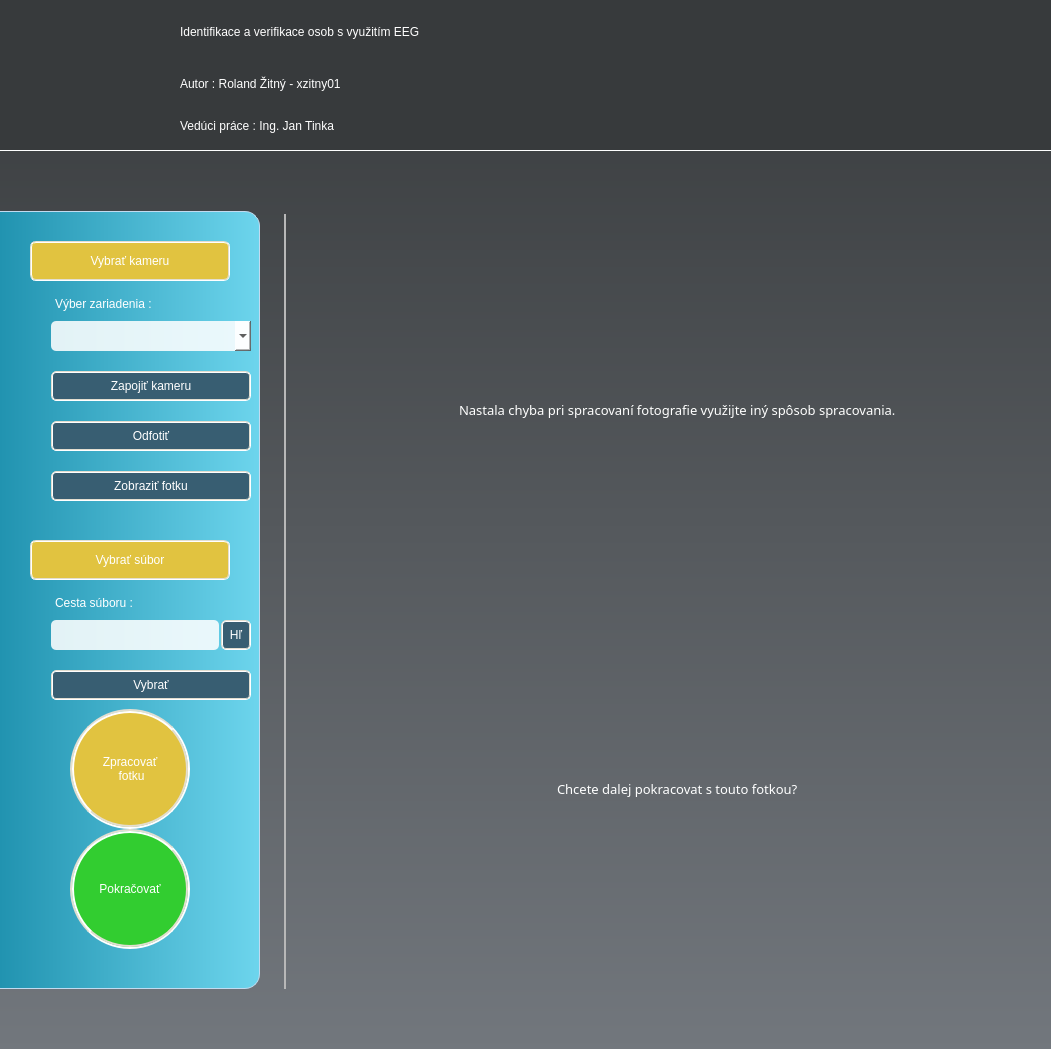
<?xml version="1.0" encoding="UTF-8"?>
<ui version="4.0">
 <class>MainWindow</class>
 <widget class="QMainWindow" name="MainWindow">
  <property name="geometry">
   <rect>
    <x>0</x>
    <y>0</y>
    <width>1051</width>
    <height>933</height>
   </rect>
  </property>
  <property name="windowTitle">
   <string>NAS</string>
  </property>
  <property name="windowIcon">
   <iconset>
    <normaloff>../../resources/icons/AppIcon.jpeg</normaloff>../../resources/icons/AppIcon.jpeg</iconset>
  </property>
  <property name="styleSheet">
   <string notr="true">background-color: rgb(240, 238, 226);
</string>
  </property>
  <widget class="QWidget" name="centralwidget">
   <property name="styleSheet">
    <string notr="true">background-color: qlineargradient(spread:pad, x1:0 y1:0, x2:0 y2:1, stop:0 #373a3c, stop:1 #72777d);</string>
   </property>
   <layout class="QVBoxLayout" name="verticalLayout">
    <property name="spacing">
     <number>0</number>
    </property>
    <property name="leftMargin">
     <number>0</number>
    </property>
    <property name="topMargin">
     <number>0</number>
    </property>
    <property name="rightMargin">
     <number>0</number>
    </property>
    <property name="bottomMargin">
     <number>0</number>
    </property>
    <item>
     <widget class="QWidget" name="Header" native="true">
      <property name="minimumSize">
       <size>
        <width>0</width>
        <height>151</height>
       </size>
      </property>
      <property name="maximumSize">
       <size>
        <width>16777215</width>
        <height>151</height>
       </size>
      </property>
      <property name="styleSheet">
       <string notr="true">background-color: #373a3c;
border-bottom: 1px solid white;</string>
      </property>
      <layout class="QHBoxLayout" name="horizontalLayout_5">
       <property name="spacing">
        <number>30</number>
       </property>
       <property name="leftMargin">
        <number>0</number>
       </property>
       <property name="topMargin">
        <number>0</number>
       </property>
       <property name="rightMargin">
        <number>0</number>
       </property>
       <property name="bottomMargin">
        <number>0</number>
       </property>
       <item>
        <widget class="QLabel" name="FitLogo">
         <property name="minimumSize">
          <size>
           <width>150</width>
           <height>150</height>
          </size>
         </property>
         <property name="maximumSize">
          <size>
           <width>150</width>
           <height>150</height>
          </size>
         </property>
         <property name="styleSheet">
          <string notr="true">border-bottom: none;</string>
         </property>
         <property name="text">
          <string/>
         </property>
         <property name="pixmap">
          <pixmap>../../resources/icons/FitIcon.png</pixmap>
         </property>
         <property name="scaledContents">
          <bool>true</bool>
         </property>
        </widget>
       </item>
       <item>
        <layout class="QVBoxLayout" name="verticalLayout_2">
         <property name="spacing">
          <number>0</number>
         </property>
         <item>
          <widget class="QLabel" name="label_5">
           <property name="minimumSize">
            <size>
             <width>0</width>
             <height>60</height>
            </size>
           </property>
           <property name="maximumSize">
            <size>
             <width>16777215</width>
             <height>60</height>
            </size>
           </property>
           <property name="styleSheet">
            <string notr="true">color: rgb(255, 255, 255);
font: 63 26pt &quot;Yu Gothic UI Semibold&quot;;
border-bottom: none;</string>
           </property>
           <property name="text">
            <string>Identifikace a verifikace osob s využitím EEG</string>
           </property>
          </widget>
         </item>
         <item>
          <widget class="QLabel" name="label_6">
           <property name="minimumSize">
            <size>
             <width>0</width>
             <height>0</height>
            </size>
           </property>
           <property name="maximumSize">
            <size>
             <width>16777215</width>
             <height>40</height>
            </size>
           </property>
           <property name="styleSheet">
            <string notr="true">font: 63 12pt &quot;Yu Gothic UI Semibold&quot;;
color: rgb(255, 255, 255);
border-bottom: none;</string>
           </property>
           <property name="text">
            <string>Autor : Roland Žitný - xzitny01</string>
           </property>
          </widget>
         </item>
         <item>
          <widget class="QLabel" name="label_7">
           <property name="minimumSize">
            <size>
             <width>0</width>
             <height>0</height>
            </size>
           </property>
           <property name="maximumSize">
            <size>
             <width>16777215</width>
             <height>40</height>
            </size>
           </property>
           <property name="styleSheet">
            <string notr="true">font: 63 12pt &quot;Yu Gothic UI Semibold&quot;;
color: rgb(255, 255, 255);
border-bottom: none;</string>
           </property>
           <property name="text">
            <string>Vedúci práce : Ing. Jan Tinka</string>
           </property>
          </widget>
         </item>
        </layout>
       </item>
      </layout>
     </widget>
    </item>
    <item>
     <layout class="QHBoxLayout" name="MainFunctionLayout">
      <property name="spacing">
       <number>5</number>
      </property>
      <property name="leftMargin">
       <number>0</number>
      </property>
      <property name="topMargin">
       <number>60</number>
      </property>
      <property name="rightMargin">
       <number>5</number>
      </property>
      <property name="bottomMargin">
       <number>60</number>
      </property>
      <item>
       <widget class="QWidget" name="Menu" native="true">
        <property name="minimumSize">
         <size>
          <width>260</width>
          <height>0</height>
         </size>
        </property>
        <property name="maximumSize">
         <size>
          <width>250</width>
          <height>16777215</height>
         </size>
        </property>
        <property name="styleSheet">
         <string notr="true">QWidget{
border: 1px solid #C1DBF0;
border-left: none;
border-top-right-radius: 15px;
border-bottom-right-radius: 15px;
background-color: qlineargradient(spread:pad, x1:0, y1:0, x2:1, y2:0, stop:0 rgb(33, 147, 176), stop:1 rgb(109, 213, 237));
}

QWidget::hover{
border: 5px groove #EFF0F1;
border-left: none;
}</string>
        </property>
        <layout class="QVBoxLayout" name="verticalLayout_3">
         <property name="spacing">
          <number>0</number>
         </property>
         <property name="sizeConstraint">
          <enum>QLayout::SetDefaultConstraint</enum>
         </property>
         <property name="topMargin">
          <number>0</number>
         </property>
         <property name="bottomMargin">
          <number>0</number>
         </property>
         <item>
          <spacer name="verticalSpacer_2">
           <property name="orientation">
            <enum>Qt::Vertical</enum>
           </property>
           <property name="sizeType">
            <enum>QSizePolicy::Fixed</enum>
           </property>
           <property name="sizeHint" stdset="0">
            <size>
             <width>20</width>
             <height>30</height>
            </size>
           </property>
          </spacer>
         </item>
         <item alignment="Qt::AlignHCenter">
          <widget class="QPushButton" name="CameraMenuBtn">
           <property name="minimumSize">
            <size>
             <width>200</width>
             <height>40</height>
            </size>
           </property>
           <property name="maximumSize">
            <size>
             <width>200</width>
             <height>40</height>
            </size>
           </property>
           <property name="styleSheet">
            <string notr="true">QPushButton{
background-color: #E1C340;
border-radius: 6px;
border-width: 2px;
border-style: groove;
border-color: #E2DED0;
font: 63 10pt &quot;Bahnschrift SemiBold&quot;;
color: white;
}

QPushButton::hover
{
background-color: #e8ce5f;
border-color: #adaa9e;
}

QPushButton::pressed {
border-width: 3px;
background-color: #e8ce5f;
border-color: #adaa9e;
}</string>
           </property>
           <property name="text">
            <string>Vybrať kameru</string>
           </property>
          </widget>
         </item>
         <item>
          <spacer name="verticalSpacer_3">
           <property name="orientation">
            <enum>Qt::Vertical</enum>
           </property>
           <property name="sizeType">
            <enum>QSizePolicy::Fixed</enum>
           </property>
           <property name="sizeHint" stdset="0">
            <size>
             <width>20</width>
             <height>10</height>
            </size>
           </property>
          </spacer>
         </item>
         <item alignment="Qt::AlignRight">
          <widget class="QWidget" name="CameraMenuWidget" native="true">
           <property name="autoFillBackground">
            <bool>false</bool>
           </property>
           <property name="styleSheet">
            <string notr="true">background-color: rgba(255, 255, 255, 0);
border: none;

</string>
           </property>
           <layout class="QVBoxLayout" name="CameraMenu">
            <property name="spacing">
             <number>0</number>
            </property>
            <property name="topMargin">
             <number>0</number>
            </property>
            <property name="rightMargin">
             <number>0</number>
            </property>
            <item alignment="Qt::AlignRight">
             <widget class="QLabel" name="CamTypesLabel">
              <property name="minimumSize">
               <size>
                <width>200</width>
                <height>25</height>
               </size>
              </property>
              <property name="maximumSize">
               <size>
                <width>200</width>
                <height>25</height>
               </size>
              </property>
              <property name="styleSheet">
               <string notr="true">color: white;
font: 63 9pt &quot;Bahnschrift SemiBold&quot;;
margin-left: 1px;</string>
              </property>
              <property name="text">
               <string>Výber zariadenia :</string>
              </property>
             </widget>
            </item>
            <item>
             <spacer name="verticalSpacer_6">
              <property name="orientation">
               <enum>Qt::Vertical</enum>
              </property>
              <property name="sizeType">
               <enum>QSizePolicy::Fixed</enum>
              </property>
              <property name="sizeHint" stdset="0">
               <size>
                <width>20</width>
                <height>5</height>
               </size>
              </property>
             </spacer>
            </item>
            <item alignment="Qt::AlignRight">
             <widget class="QComboBox" name="CamTypesBox">
              <property name="minimumSize">
               <size>
                <width>200</width>
                <height>30</height>
               </size>
              </property>
              <property name="maximumSize">
               <size>
                <width>200</width>
                <height>30</height>
               </size>
              </property>
              <property name="styleSheet">
               <string notr="true">background-color: rgba(255, 255, 255, 220);
border-color: black;
border-radius: 5px;
border-width: 3px;
border: none;</string>
              </property>
             </widget>
            </item>
            <item>
             <spacer name="verticalSpacer_7">
              <property name="orientation">
               <enum>Qt::Vertical</enum>
              </property>
              <property name="sizeType">
               <enum>QSizePolicy::Fixed</enum>
              </property>
              <property name="sizeHint" stdset="0">
               <size>
                <width>20</width>
                <height>20</height>
               </size>
              </property>
             </spacer>
            </item>
            <item alignment="Qt::AlignRight">
             <widget class="QPushButton" name="CamConnectBtn">
              <property name="minimumSize">
               <size>
                <width>200</width>
                <height>30</height>
               </size>
              </property>
              <property name="maximumSize">
               <size>
                <width>200</width>
                <height>30</height>
               </size>
              </property>
              <property name="styleSheet">
               <string notr="true">QPushButton{
background-color: #385E72;
border-radius: 5px;
border-width: 2px;
border-style: groove;
border-color: #E2DED0;
font: 63 9pt &quot;Bahnschrift SemiBold&quot;;
color: white;
}

QPushButton::hover
{
background-color: #4f798f;
border-color: #adaa9e;
}

QPushButton::pressed {
border-width: 3px;
background-color: #4f798f;
border-color: #adaa9e;
}</string>
              </property>
              <property name="text">
               <string>Zapojiť kameru</string>
              </property>
             </widget>
            </item>
            <item>
             <spacer name="verticalSpacer_12">
              <property name="orientation">
               <enum>Qt::Vertical</enum>
              </property>
              <property name="sizeType">
               <enum>QSizePolicy::Fixed</enum>
              </property>
              <property name="sizeHint" stdset="0">
               <size>
                <width>20</width>
                <height>20</height>
               </size>
              </property>
             </spacer>
            </item>
            <item alignment="Qt::AlignRight">
             <widget class="QPushButton" name="TakePhotoBtn">
              <property name="minimumSize">
               <size>
                <width>200</width>
                <height>30</height>
               </size>
              </property>
              <property name="maximumSize">
               <size>
                <width>200</width>
                <height>30</height>
               </size>
              </property>
              <property name="styleSheet">
               <string notr="true">QPushButton{
background-color: #385E72;
border-radius: 5px;
border-width: 2px;
border-style: groove;
border-color: #E2DED0;
font: 63 9pt &quot;Bahnschrift SemiBold&quot;;
color: white;
}

QPushButton::hover
{
background-color: #4f798f;
border-color: #adaa9e;
}

QPushButton::pressed {
border-width: 3px;
background-color: #4f798f;
border-color: #adaa9e;
}</string>
              </property>
              <property name="text">
               <string>Odfotiť</string>
              </property>
             </widget>
            </item>
            <item>
             <spacer name="verticalSpacer_13">
              <property name="orientation">
               <enum>Qt::Vertical</enum>
              </property>
              <property name="sizeType">
               <enum>QSizePolicy::Fixed</enum>
              </property>
              <property name="sizeHint" stdset="0">
               <size>
                <width>20</width>
                <height>20</height>
               </size>
              </property>
             </spacer>
            </item>
            <item alignment="Qt::AlignRight">
             <widget class="QPushButton" name="ShowPhotoBtn">
              <property name="minimumSize">
               <size>
                <width>200</width>
                <height>30</height>
               </size>
              </property>
              <property name="maximumSize">
               <size>
                <width>200</width>
                <height>30</height>
               </size>
              </property>
              <property name="styleSheet">
               <string notr="true">QPushButton{
background-color: #385E72;
border-radius: 5px;
border-width: 2px;
border-style: groove;
border-color: #E2DED0;
font: 63 9pt &quot;Bahnschrift SemiBold&quot;;
color: white;
}

QPushButton::hover
{
background-color: #4f798f;
border-color: #adaa9e;
}

QPushButton::pressed {
border-width: 3px;
background-color: #4f798f;
border-color: #adaa9e;
}</string>
              </property>
              <property name="text">
               <string>Zobraziť fotku</string>
              </property>
             </widget>
            </item>
           </layout>
          </widget>
         </item>
         <item>
          <spacer name="CamFileSpacer">
           <property name="orientation">
            <enum>Qt::Vertical</enum>
           </property>
           <property name="sizeType">
            <enum>QSizePolicy::Fixed</enum>
           </property>
           <property name="sizeHint" stdset="0">
            <size>
             <width>20</width>
             <height>30</height>
            </size>
           </property>
          </spacer>
         </item>
         <item alignment="Qt::AlignHCenter">
          <widget class="QPushButton" name="FileBtn">
           <property name="minimumSize">
            <size>
             <width>200</width>
             <height>40</height>
            </size>
           </property>
           <property name="maximumSize">
            <size>
             <width>200</width>
             <height>40</height>
            </size>
           </property>
           <property name="styleSheet">
            <string notr="true">QPushButton{
background-color: #E1C340;
border-radius: 6px;
border-width: 2px;
border-style: groove;
border-color: #E2DED0;
font: 63 10pt &quot;Bahnschrift SemiBold&quot;;
color: white;
}

QPushButton::hover
{
background-color: #e8ce5f;
border-color: #adaa9e;
}

QPushButton::pressed {
border-width: 3px;
background-color: #e8ce5f;
border-color: #adaa9e;
}</string>
           </property>
           <property name="text">
            <string>Vybrať súbor</string>
           </property>
          </widget>
         </item>
         <item>
          <spacer name="verticalSpacer_8">
           <property name="orientation">
            <enum>Qt::Vertical</enum>
           </property>
           <property name="sizeType">
            <enum>QSizePolicy::Fixed</enum>
           </property>
           <property name="sizeHint" stdset="0">
            <size>
             <width>20</width>
             <height>10</height>
            </size>
           </property>
          </spacer>
         </item>
         <item>
          <widget class="QWidget" name="FileMenuWidget" native="true">
           <property name="styleSheet">
            <string notr="true">background-color: rgba(255, 255, 255, 0);
border: none;
</string>
           </property>
           <layout class="QVBoxLayout" name="FileMenu">
            <property name="spacing">
             <number>0</number>
            </property>
            <property name="topMargin">
             <number>0</number>
            </property>
            <property name="rightMargin">
             <number>0</number>
            </property>
            <item alignment="Qt::AlignRight">
             <widget class="QLabel" name="label">
              <property name="minimumSize">
               <size>
                <width>200</width>
                <height>25</height>
               </size>
              </property>
              <property name="maximumSize">
               <size>
                <width>200</width>
                <height>25</height>
               </size>
              </property>
              <property name="styleSheet">
               <string notr="true">color: white;
font: 63 9pt &quot;Bahnschrift SemiBold&quot;;
margin-left: 1px;</string>
              </property>
              <property name="text">
               <string>Cesta súboru :</string>
              </property>
             </widget>
            </item>
            <item>
             <spacer name="verticalSpacer_9">
              <property name="orientation">
               <enum>Qt::Vertical</enum>
              </property>
              <property name="sizeType">
               <enum>QSizePolicy::Fixed</enum>
              </property>
              <property name="sizeHint" stdset="0">
               <size>
                <width>20</width>
                <height>5</height>
               </size>
              </property>
             </spacer>
            </item>
            <item alignment="Qt::AlignRight">
             <widget class="QWidget" name="FileFindMenu" native="true">
              <layout class="QHBoxLayout" name="FileSearch">
               <property name="spacing">
                <number>2</number>
               </property>
               <property name="leftMargin">
                <number>0</number>
               </property>
               <property name="topMargin">
                <number>0</number>
               </property>
               <property name="rightMargin">
                <number>0</number>
               </property>
               <property name="bottomMargin">
                <number>0</number>
               </property>
               <item alignment="Qt::AlignRight">
                <widget class="QLineEdit" name="FileLineEdit">
                 <property name="minimumSize">
                  <size>
                   <width>168</width>
                   <height>30</height>
                  </size>
                 </property>
                 <property name="maximumSize">
                  <size>
                   <width>168</width>
                   <height>30</height>
                  </size>
                 </property>
                 <property name="styleSheet">
                  <string notr="true">background-color: rgba(255, 255, 255, 220);
border-color: black;
border-radius: 5px;
border-width: 3px;</string>
                 </property>
                </widget>
               </item>
               <item alignment="Qt::AlignRight">
                <widget class="QPushButton" name="FileFindBtn">
                 <property name="minimumSize">
                  <size>
                   <width>30</width>
                   <height>30</height>
                  </size>
                 </property>
                 <property name="maximumSize">
                  <size>
                   <width>30</width>
                   <height>30</height>
                  </size>
                 </property>
                 <property name="styleSheet">
                  <string notr="true">QPushButton{
background-color: #385E72;
border-radius: 5px;
border-width: 2px;
border-style: groove;
border-color: #E2DED0;
font: 63 9pt &quot;Bahnschrift SemiBold&quot;;
color: white;
}

QPushButton::hover
{
background-color: #4f798f;
border-color: #adaa9e;
}

QPushButton::pressed {
border-width: 3px;
background-color: #4f798f;
border-color: #adaa9e;
}</string>
                 </property>
                 <property name="text">
                  <string>Hľ</string>
                 </property>
                </widget>
               </item>
              </layout>
             </widget>
            </item>
            <item>
             <spacer name="verticalSpacer_10">
              <property name="orientation">
               <enum>Qt::Vertical</enum>
              </property>
              <property name="sizeType">
               <enum>QSizePolicy::Fixed</enum>
              </property>
              <property name="sizeHint" stdset="0">
               <size>
                <width>20</width>
                <height>20</height>
               </size>
              </property>
             </spacer>
            </item>
            <item alignment="Qt::AlignRight">
             <widget class="QPushButton" name="ChooseFileBtn">
              <property name="minimumSize">
               <size>
                <width>200</width>
                <height>30</height>
               </size>
              </property>
              <property name="maximumSize">
               <size>
                <width>200</width>
                <height>30</height>
               </size>
              </property>
              <property name="styleSheet">
               <string notr="true">QPushButton{
background-color: #385E72;
border-radius: 5px;
border-width: 2px;
border-style: groove;
border-color: #E2DED0;
font: 63 9pt &quot;Bahnschrift SemiBold&quot;;
color: white;
}

QPushButton::hover
{
background-color: #4f798f;
border-color: #adaa9e;
}

QPushButton::pressed {
border-width: 3px;
background-color: #4f798f;
border-color: #adaa9e;
}</string>
              </property>
              <property name="text">
               <string>Vybrať</string>
              </property>
             </widget>
            </item>
           </layout>
          </widget>
         </item>
         <item>
          <spacer name="verticalSpacer_4">
           <property name="orientation">
            <enum>Qt::Vertical</enum>
           </property>
           <property name="sizeHint" stdset="0">
            <size>
             <width>20</width>
             <height>40</height>
            </size>
           </property>
          </spacer>
         </item>
         <item alignment="Qt::AlignHCenter">
          <widget class="QPushButton" name="ProcessPhotoBtn">
           <property name="minimumSize">
            <size>
             <width>120</width>
             <height>120</height>
            </size>
           </property>
           <property name="maximumSize">
            <size>
             <width>120</width>
             <height>120</height>
            </size>
           </property>
           <property name="styleSheet">
            <string notr="true">QPushButton{
background-color: #E1C340;
border-radius: 60px;
border-width: 4px;
border-style: groove;
border-color: #E2DED0;
font: 63 12pt &quot;Bahnschrift SemiBold&quot;;
color: white;
}

QPushButton::hover
{
background-color: #e8ce5f;
border-color: #adaa9e;
}

QPushButton::pressed {
border-width: 3px;
background-color: #e8ce5f;
border-color: #adaa9e;
}</string>
           </property>
           <property name="text">
            <string>Zpracovať 
 fotku</string>
           </property>
          </widget>
         </item>
         <item alignment="Qt::AlignHCenter">
          <widget class="QPushButton" name="ContinueRegBtn">
           <property name="minimumSize">
            <size>
             <width>120</width>
             <height>120</height>
            </size>
           </property>
           <property name="maximumSize">
            <size>
             <width>120</width>
             <height>120</height>
            </size>
           </property>
           <property name="styleSheet">
            <string notr="true">QPushButton{
background-color: #32CD30;
border-radius: 60px;
border-width: 4px;
border-style: groove;
border-color: #E2DED0;
font: 63 12pt &quot;Bahnschrift SemiBold&quot;;
color: white;
}

QPushButton::hover
{
background-color: #32CD30;
border-color: #adaa9e;
}

QPushButton::pressed {
border-width: 3px;
background-color: #32CD30;
border-color: #adaa9e;
}</string>
           </property>
           <property name="text">
            <string>Pokračovať</string>
           </property>
          </widget>
         </item>
         <item>
          <spacer name="verticalSpacer_5">
           <property name="orientation">
            <enum>Qt::Vertical</enum>
           </property>
           <property name="sizeType">
            <enum>QSizePolicy::Fixed</enum>
           </property>
           <property name="sizeHint" stdset="0">
            <size>
             <width>20</width>
             <height>40</height>
            </size>
           </property>
          </spacer>
         </item>
        </layout>
       </widget>
      </item>
      <item>
       <widget class="Line" name="Menu_x_Camera_line">
        <property name="minimumSize">
         <size>
          <width>40</width>
          <height>0</height>
         </size>
        </property>
        <property name="styleSheet">
         <string notr="true">background-color: rgba(255, 255, 255,0);</string>
        </property>
        <property name="frameShadow">
         <enum>QFrame::Sunken</enum>
        </property>
        <property name="lineWidth">
         <number>3</number>
        </property>
        <property name="midLineWidth">
         <number>2</number>
        </property>
        <property name="orientation">
         <enum>Qt::Vertical</enum>
        </property>
       </widget>
      </item>
      <item>
       <widget class="QWidget" name="CameraLayoutWidget" native="true">
        <property name="styleSheet">
         <string notr="true">background-color: rgba(255, 255, 255,0);
</string>
        </property>
        <layout class="QGridLayout" name="CameraLayout">
         <property name="leftMargin">
          <number>10</number>
         </property>
         <property name="topMargin">
          <number>10</number>
         </property>
         <property name="rightMargin">
          <number>10</number>
         </property>
         <property name="bottomMargin">
          <number>10</number>
         </property>
         <property name="spacing">
          <number>0</number>
         </property>
         <item row="0" column="0" alignment="Qt::AlignHCenter|Qt::AlignVCenter">
          <widget class="QLabel" name="CameraErrorLabel">
           <property name="styleSheet">
            <string notr="true">font: 10pt Bahnschrift SemiBold;
color: white;</string>
           </property>
           <property name="text">
            <string>Nastala chyba pri spracovaní fotografie využijte iný spôsob spracovania.</string>
           </property>
          </widget>
         </item>
         <item row="1" column="0" alignment="Qt::AlignHCenter|Qt::AlignVCenter">
          <widget class="QLabel" name="CameraConfirmLabel">
           <property name="styleSheet">
            <string notr="true">font: 10pt Bahnschrift SemiBold;
color: white;</string>
           </property>
           <property name="text">
            <string>Chcete dalej pokracovat s touto fotkou?</string>
           </property>
          </widget>
         </item>
        </layout>
       </widget>
      </item>
     </layout>
    </item>
   </layout>
  </widget>
 </widget>
 <resources/>
 <connections/>
</ui>
